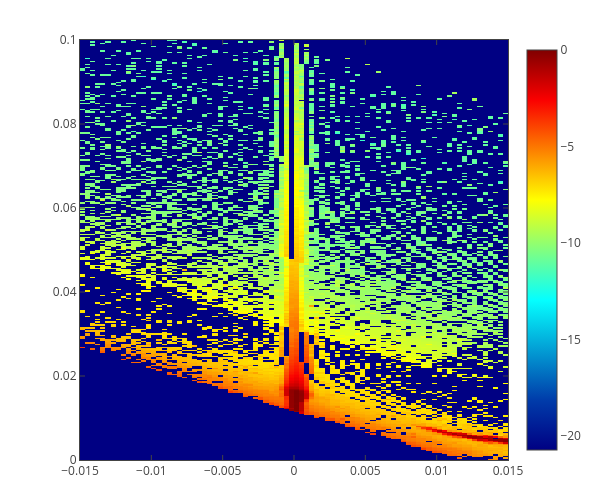

Notebook code cell kept with this figure:
### Markdown cell above
# Binned dTOF=40 usec

### Code cell
_spec_binned_40, dk, qz, off_spec = load_data('/SNS/users/m2d/git/quicknxs/test/notebooks/data/REF_M_30889+30890_OffSpecBinned_Off_Off_v2_TOF_40.dat',
                                      index=42, q_axis=True, width=10)

plot_heatmap(dk, qz, np.log(off_spec), x_title='', y_title='', surface=False,
                 x_log=False, y_log=False)

### Figure 1 — Plotly figure (JSON) as saved in the notebook; plotly's stock layout.template omitted (floating-point values rounded to 4 significant figures; data arrays with more than 128 entries replaced by an {"elided": "..."} marker saying what was removed)
{"data": [{"autocolorscale": false, "colorscale": [[0, "rgb(0,0,131)"], [0.125, "rgb(0,60,170)"], [0.375, "rgb(5,255,255)"], [0.625, "rgb(255,255,0)"], [0.875, "rgb(250,0,0)"], [1, "rgb(128,0,0)"]], "hoverinfo": "x+y+z", "type": "heatmap", "uid": "3bacba4b-8467-4579-b6c6-54af77d9e24f", "x": [-0.01482, -0.01446, -0.01411, -0.01375, -0.01339, -0.01304, -0.01268, -0.01232, -0.01196, -0.01161, -0.01125, -0.01089, -0.01054, -0.01018, -0.009821, -0.009464, -0.009107, -0.00875, -0.008393, -0.008036, -0.007679, -0.007321, -0.006964, -0.006607, -0.00625, -0.005893, -0.005536, -0.005179, -0.004821, -0.004464, -0.004107, -0.00375, -0.003393, -0.003036, -0.002679, -0.002321, -0.001964, -0.001607, -0.00125, -0.0008929, -0.0005357, -0.0001786, 0.0001786, 0.0005357, 0.0008929, 0.00125, 0.001607, 0.001964, 0.002321, 0.002679, 0.003036, 0.003393, 0.00375, 0.004107, 0.004464, 0.004821, 0.005179, 0.005536, 0.005893, 0.00625, 0.006607, 0.006964, 0.007321, 0.007679, 0.008036, 0.008393, 0.00875, 0.009107, 0.009464, 0.009821, 0.01018, 0.01054, 0.01089, 0.01125, 0.01161, 0.01196, 0.01232, 0.01268, 0.01304, 0.01339, 0.01375, 0.01411, 0.01446, 0.01482], "y": {"elided": "282 float values"}, "z": {"elided": "282x84 float values"}}], "layout": {"autosize": true, "bargap": 0, "height": 500, "hovermode": "closest", "margin": {"b": 40, "l": 80, "r": 40, "t": 40}, "showlegend": false, "width": 600, "xaxis": {"exponentformat": "power", "mirror": "all", "showexponent": "all", "showgrid": true, "showline": true, "ticks": "inside", "title": "", "zeroline": false}, "yaxis": {"exponentformat": "power", "mirror": "all", "showexponent": "all", "showgrid": true, "showline": true, "ticks": "inside", "title": "", "zeroline": false}}}
